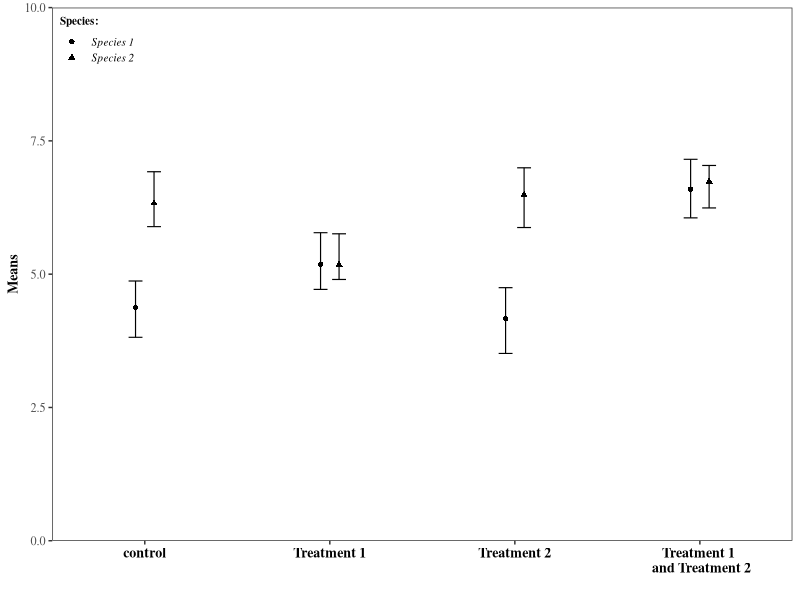
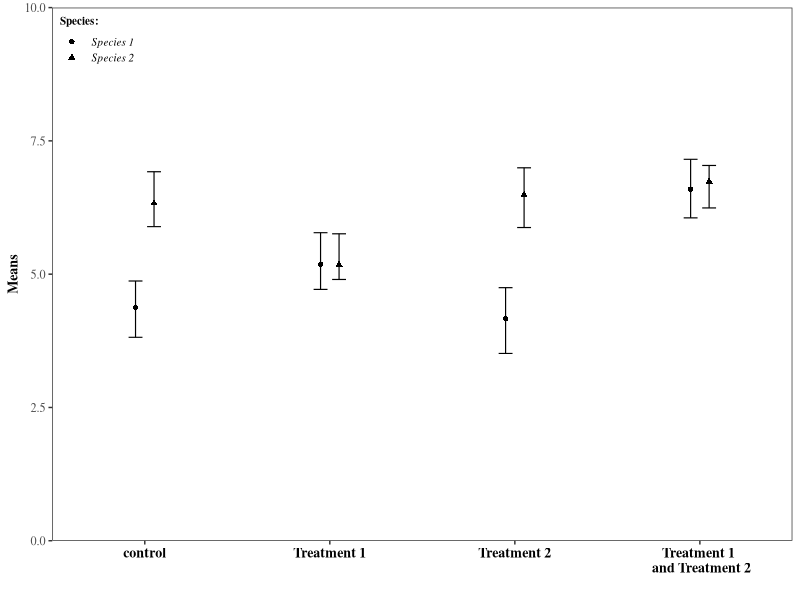

These figures' R source, in order:
###############################################################################
# ggplot2: dotplot with CI/error bars
# see also: http://www.cookbook-r.com/Graphs/Plotting_means_and_error_bars_(ggplot2)/
###############################################################################

# install.packages("ggplot2")
library(ggplot2)

# =============================================================================
# Create fake data
# =============================================================================
set.seed(1)
DF <- data.frame(Treatment = rep(c("control", "T1", "T2", "T1&2"), times=2),
                 Species   = rep(c("Sp1", "Sp2"), each=4),
                 means     = c(rnorm(n=4, mean=5), 
                               rnorm(n=4, mean=6)))

# Note that this is fake data, this is not the way to statistically compute CI-s or SE-s
DF$lower.CI  <- DF$means - rnorm(n=8, mean=.5, sd=.1)
DF$upper.CI  <- DF$means + rnorm(n=8, mean=.5, sd=.1)

# =============================================================================
# Plot
# =============================================================================
# The errorbars will overlapp, so use position_dodge to move them horizontally
pd <- position_dodge(width = 0.2) # move them .05 to the left and right

my_plot <- 
  ggplot(data = DF, 
         aes(x = Treatment, 
             y = means, 
             group = Species, 
             shape = Species)) +
  # add the points (means)
  geom_point(size = 1.5, 
             position = pd) +
  # set type of point shape
  scale_shape_manual(name   = 'Species:',
                     breaks = c("Sp1", "Sp2"),
                     values = c("Sp1" = 16, 
                                "Sp2" = 17),
                     labels = c("Species 1", "Species 2")) + 
  # plot CIs
  geom_errorbar(aes(ymax = upper.CI, 
                    ymin = lower.CI), 
                size  = .4, 
                width = .15, 
                linetype = "solid", 
                position = pd) +
  # set order of discrete values on OX axes & adjust the distance (gap) from OY axis
  scale_x_discrete(limits = c("control", "T1", "T2", "T1&2"),
                   labels = c("control", "Treatment 1", "Treatment 2", "Treatment 1 \n and Treatment 2"),
                   expand = c(0, .5)) +
  # set range on OY axes and adjust the distance (gap) from OX axis
  scale_y_continuous(limits = c(0, 10), 
                     expand = c(0, 0)) +
  # set axis labels
  labs(x = "", 
       y = "Means") +
  # theme without the default gray ggplot2 backgound
  theme_bw() +
  # adjust some theme components
  theme(panel.grid = element_blank(), # eliminate default grids
        # set font family for all text within the plot ("serif" should work as "Times New Roman")
        # note that this can be overridden with other adjustment functions below
        text = element_text(family="serif"),
        # adjust X-axis title
        axis.title.x = element_text(size = 10, face = "bold"),
        # adjust X-axis labels
        axis.text.x = element_text(size = 10, face = "bold", color = "black"),
        # adjust Y-axis title
        axis.title.y = element_text(size = 10, face = "bold"),
        # adjust legend title appearance
        legend.title = element_text(size = 8, face = "bold"),
        # adjust legend label appearance
        legend.text = element_text(size = 8, face = "italic"),
        # change spacing between legend items
        legend.key.height = unit(4, "mm"),
        # don't draw legend box (check element_rect() for borders and backgrounds)
        legend.background = element_blank(),
        # Put upper-left corner of legend box in upper-left corner of graph
        # Note that the numeric position in legend.position below is relative to the entire area, 
        # including titles and labels, not just the plotting area
        legend.justification = c(0,1),
        legend.position = c(0,1))

# Save as png
ggsave(filename = "gallery/dotplot_ci_bars.png",
       plot = my_plot, 
       width = 10, height = 8, units = "cm", dpi = 75)
# Save as pdf
ggsave(filename = "gallery/dotplot_ci_bars.pdf",
       plot = my_plot, 
       width = 10, height = 8, units = "cm")